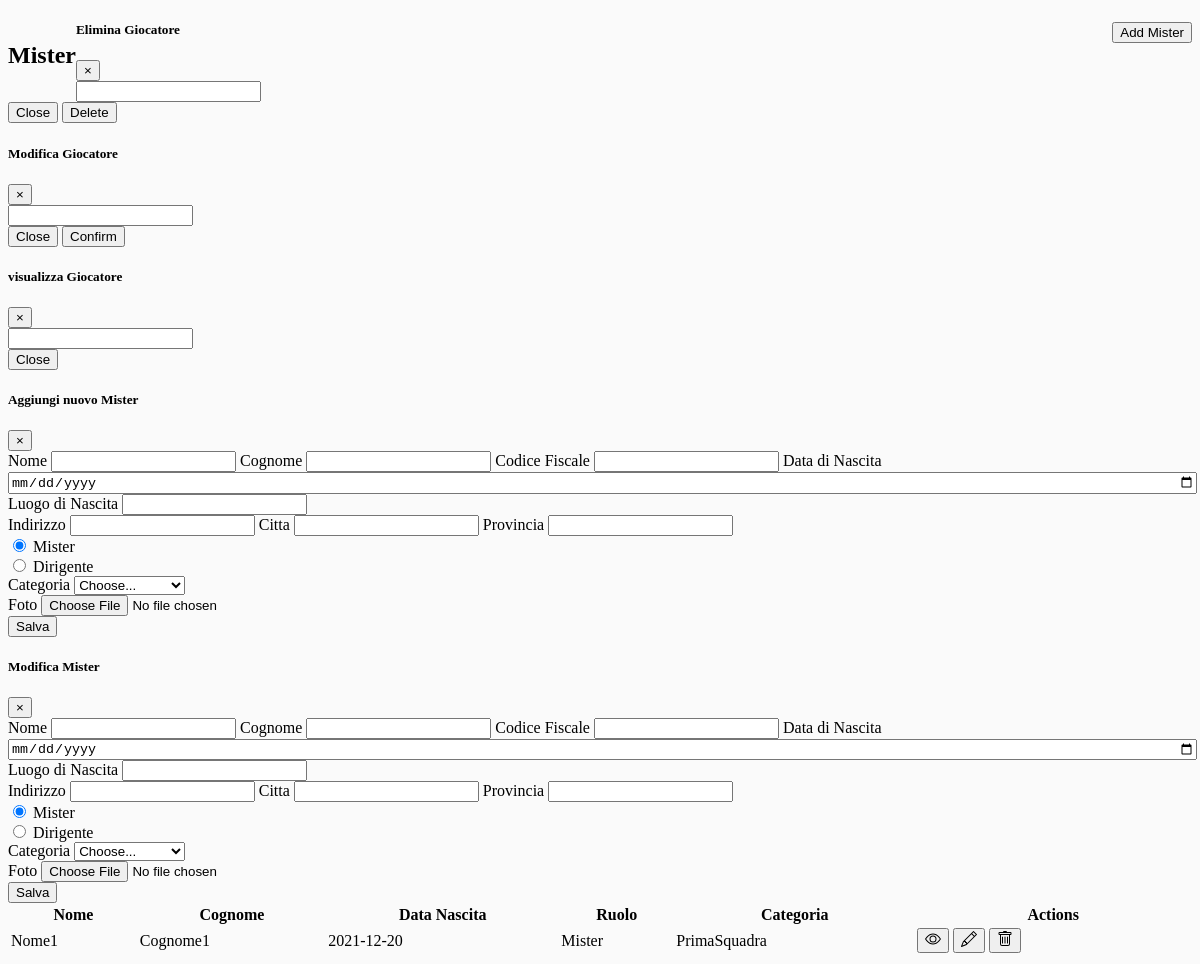
The page /gestionale/pagine/AreaTesserati/dirigenza/dirigenza.php (signed in) on the database as committed earlier.
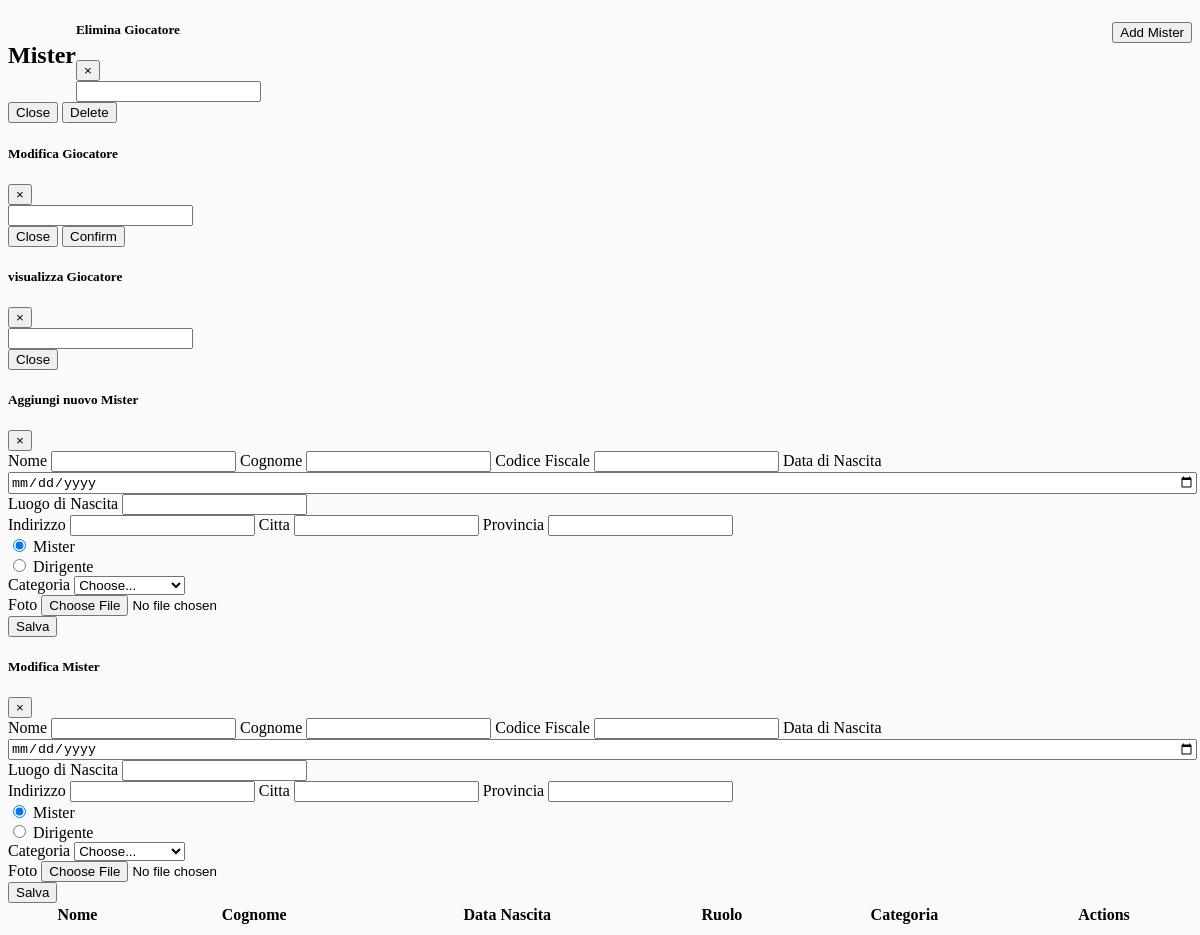
The same page on the database as committed later.
### tables this page shows
CREATE TABLE `tesserato` (
  `id` int(11) NOT NULL,
  `cf` varchar(16) NOT NULL,
  `nome` varchar(32) NOT NULL,
  `cognome` varchar(32) NOT NULL,
  `dataNascita` date NOT NULL,
  `luogoNascita` varchar(32) NOT NULL,
  `tipo` int(11) NOT NULL,
  `ruolo` char(1) DEFAULT NULL,
  `idVisita` int(11) DEFAULT NULL,
  `via` varchar(32) NOT NULL,
  `provincia` varchar(32) NOT NULL,
  `citta` varchar(32) NOT NULL,
  `linkFoto` varchar(255) DEFAULT NULL,
  `daPagare` int(11) NOT NULL DEFAULT 0,
  `pagato` int(11) NOT NULL DEFAULT 0,
  `idCategoria` int(11) NOT NULL
);

CREATE TABLE `categoria` (
  `id` int(11) NOT NULL,
  `nome` varchar(32) NOT NULL,
  `palloni` int(11) NOT NULL,
  `pettorine` int(11) NOT NULL,
  `linkFotoSquadra` varchar(255) NOT NULL
);

### gestionale/pagine/AreaTesserati/dirigenza/tabellaDirigenza.php (the view, shortened to what this page needs)
<div class="limiter pt-3">
    <div class="container-table100">
        <div class="wrap-table100">
            <div class="table100">
                <?php
                require_once '../config.php';
                $sql = "SELECT * FROM tesserato WHERE tipo='1'";
                echo "<table class='display shadow-lg tabellaDirigenza' style='width:100%'><thead><tr>";
                echo "      <th class='pl-4'> Nome</th>";
                echo "      <th> Cognome</th>";
                echo "      <th> Data Nascita</th>";
                echo "      <th>Ruolo </th>";
                echo "      <th> Categoria </th>";
                echo "      <th class='column4'> Actions</th>";
                echo "</tr></thead><tbody>";
                if ($result = mysqli_query($link, $sql)) {
                    if (mysqli_num_rows($result) > 0) {
                        while ($row = mysqli_fetch_array($result)) {
                            echo "<tr>";
                            echo "<td class='pl-4'>" . $row['nome'] . "</td>";
                            echo "<td>" . $row['cognome'] . "</td>";
                            echo "<td>" . $row['dataNascita'] . "</td>";
                            if ($row['ruolo'] == "m")
                                echo "<td>Mister</td>";
                            $sql = "SELECT * FROM categoria WHERE id='" . $row['idCategoria'] . "'";
                            if ($result1 = mysqli_query($link, $sql)) {
                                while ($row2 = mysqli_fetch_array($result1)) {
                                    echo "<td>" . $row2['nome'] . "</td>";
                                }
                            }
                            echo "<td class='column4 pr-4'>
                                            <button type='button' class='btn btn-outline-primary' data-bs-toggle='modal' data-bs-target='#visualizza' data-bs-whatever='" . $row['id'] . "'>
                                            </button>
                                            <button type='button' class='btn btn-outline-success' data-bs-toggle='modal' data-bs-target='#editMister' data-bs-whatever='" . $row['id'] . "'>
                                            </button>
                                            <button type='button' class='btn btn-outline-danger' data-bs-toggle='modal' data-bs-target='#elimina' data-bs-whatever='" . $row['id'] . "'>
                                            </button>
                                            " . "</td>";
                        }
                    }
                } else {
                    echo "ERROR: Could not able to execute $sql. " . mysqli_error($link);
                }
                echo "</tbody></table>";
                ?>
            </div>
        </div>
    </div>
</div>

Rows that differ between the two databases and show on the page:
removed tesserato: nome "Nome1", cognome "Cognome1", dataNascita "2021-12-20", ruolo "Mister"
removed categoria: nome "PrimaSquadra"
